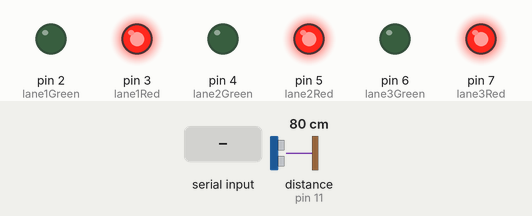
A sketch run on a simulated Arduino Uno, built with avr-gcc and run on an emulated ATmega328P. Parts: output pins drawn as LEDs (lit = HIGH). Inputs (shaded band) come from the test bench; at power-on: distance to the obstacle (sensor on pin 11) 80 cm. What the sketch prints to the serial monitor is not drawn.

Above: at 1.2 s.
1.3 s: "B" received over Serial
At 2.8 s:
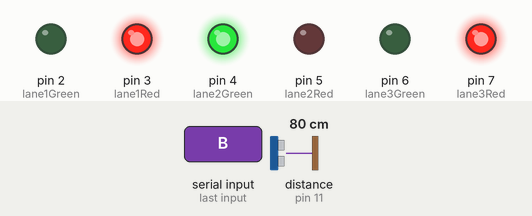
At 7.9 s:
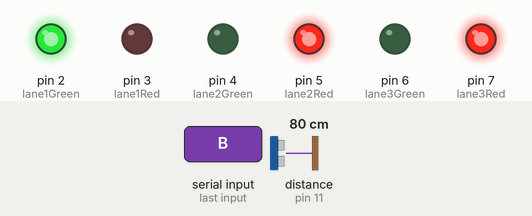
Timing chart, 0 to 26.9 s (numbered marks = the images above; inputs shaded):
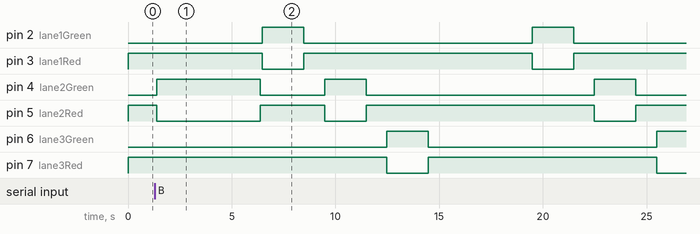

The sketch:

Final-Code.ino
```cpp
#include <SoftwareSerial.h>
#include <Ultrasonic.h>

SoftwareSerial bluetooth(0, 1); // RX, TX pins for Bluetooth module
Ultrasonic ultrasonic(10, 11);

// Define pins for each lane's LEDs
const int lane1Green = 2;
const int lane1Red = 3;
const int lane2Green = 4;
const int lane2Red = 5;
const int lane3Green = 6;
const int lane3Red = 7;

const long minDistance = 7;                   // Minimum distance to trigger the change (in cm)
const unsigned long minDuration = 4000;       // Minimum duration of being within minimum distance (in milliseconds)
const unsigned long greenDuration = 2000;     // 2 seconds
const unsigned long redDuration = 1000;       // 1 second

bool isManualOverride = false;
bool isQueueActive = false;
char queueData = '\0';

void setup()
{
    // Initialize all LED pins as OUTPUT
    pinMode(lane1Green, OUTPUT);
    pinMode(lane1Red, OUTPUT);
    pinMode(lane2Green, OUTPUT);
    pinMode(lane2Red, OUTPUT);
    pinMode(lane3Green, OUTPUT);
    pinMode(lane3Red, OUTPUT);

    Serial.begin(9600);
    bluetooth.begin(9600);
}

void loop()
{
    unsigned long startTime = millis(); // Start time for checking duration
    bool withinRange = false;
    bool lane1GreenOn = false;

    // Initial state of LEDs
    digitalWrite(lane1Green, LOW);
    digitalWrite(lane1Red, HIGH);
    digitalWrite(lane2Green, LOW);
    digitalWrite(lane2Red, HIGH);
    digitalWrite(lane3Green, LOW);
    digitalWrite(lane3Red, HIGH);

    while (millis() - startTime < minDuration)
    {
        long distance = ultrasonic.distanceRead(CM);
        if (distance < minDistance)
        {
            Serial.println("Within range");
            withinRange = true;
            if (!isManualOverride && !lane1GreenOn)
            {
                digitalWrite(lane1Green, HIGH);
                digitalWrite(lane1Red, LOW); // Turn off lane 1 red
                lane1GreenOn = true;
            }
        }
        else
        {
            Serial.println("Out of range");
            withinRange = false;
            lane1GreenOn = false;
            digitalWrite(lane1Red, HIGH); // Turn on lane 1 red
        }

        // Check for Bluetooth data
        if (bluetooth.available())
        {
            char receivedData = bluetooth.read();
            handleBluetoothData(receivedData);
        }

        // Check for Serial Monitor data
        if (Serial.available())
        {
            char receivedData = Serial.read();
            handleBluetoothData(receivedData);
        }

        delay(100); // Check distance and Bluetooth/Serial data every 100 milliseconds
    }

    if (withinRange)
    {
        while (ultrasonic.distanceRead(CM) < minDistance)
        {
            // Wait until distance is greater than 7cm
            delay(100);
        }
        digitalWrite(lane1Green, LOW);
        digitalWrite(lane1Red, HIGH); // Turn on lane 1 red
    }

    // Cycle through traffic light phases unless manual override is active
    if (!isManualOverride)
    {
        cycleTrafficLights();
    }
}

void handleBluetoothData(char data)
{
    switch (data)
    {
    case 'A':
    case 'F':
        if (isQueueActive)
        {
            queueData = data;
        }
        else
        {
            isManualOverride = true;
            digitalWrite(lane1Green, HIGH);
            digitalWrite(lane1Red, LOW);
            delay(5000); // Keep the green light on for 10 seconds
            digitalWrite(lane1Green, LOW);
            digitalWrite(lane1Red, HIGH);
            isManualOverride = false;
            isQueueActive = false;
            if (queueData != '\0')
            {
                char temp = queueData;
                queueData = '\0';
                handleBluetoothData(temp);
            }
        }
        break;
    case 'B':
    case 'G':
        if (isQueueActive)
        {
            queueData = data;
        }
        else
        {
            isManualOverride = true;
            digitalWrite(lane2Green, HIGH);
            digitalWrite(lane2Red, LOW);
            delay(5000); // Keep the green light on for 10 seconds
            digitalWrite(lane2Green, LOW);
            digitalWrite(lane2Red, HIGH);
            isManualOverride = false;
            isQueueActive = false;
            if (queueData != '\0')
            {
                char temp = queueData;
                queueData = '\0';
                handleBluetoothData(temp);
            }
        }
        break;
    case 'C':
    case 'H':
        if (isQueueActive)
        {
            queueData = data;
        }
        else
        {
            isManualOverride = true;
            digitalWrite(lane3Green, HIGH);
            digitalWrite(lane3Red, LOW);
            delay(5000); // Keep the green light on for 10 seconds
            digitalWrite(lane3Green, LOW);
            digitalWrite(lane3Red, HIGH);
            isManualOverride = false;
            isQueueActive = false;
            if (queueData != '\0')
            {
                char temp = queueData;
                queueData = '\0';
                handleBluetoothData(temp);
            }
        }
        break;
    case 'E':
    case 'J':
        isManualOverride = false;
        digitalWrite(lane1Green, LOW);
        digitalWrite(lane2Green, LOW);
        digitalWrite(lane3Green, LOW);
        digitalWrite(lane1Red, HIGH);
        digitalWrite(lane2Red, HIGH);
        digitalWrite(lane3Red, HIGH);
        isQueueActive = false;
        if (queueData != '\0')
        {
            char temp = queueData;
            queueData = '\0';
            handleBluetoothData(temp);
        }
        break;
    default:
        break;
    }
}

void cycleTrafficLights()
{
    digitalWrite(lane1Green, HIGH);
    digitalWrite(lane1Red, LOW);
    delay(greenDuration);
    digitalWrite(lane1Green, LOW);
    digitalWrite(lane1Red, HIGH);
    delay(redDuration);

    digitalWrite(lane2Green, HIGH);
    digitalWrite(lane2Red, LOW);
    delay(greenDuration);
    digitalWrite(lane2Green, LOW);
    digitalWrite(lane2Red, HIGH);
    delay(redDuration);

    digitalWrite(lane3Green, HIGH);
    digitalWrite(lane3Red, LOW);
    delay(greenDuration);
    digitalWrite(lane3Green, LOW);
    digitalWrite(lane3Red, HIGH);
    delay(redDuration);
}
```

Measured:
- by itself, pin 2 (lane1Green): alternates HIGH for 2.0 s and LOW for 11.0 s
- by itself, pin 3 (lane1Red): alternates HIGH for 11.0 s and LOW for 2.0 s
